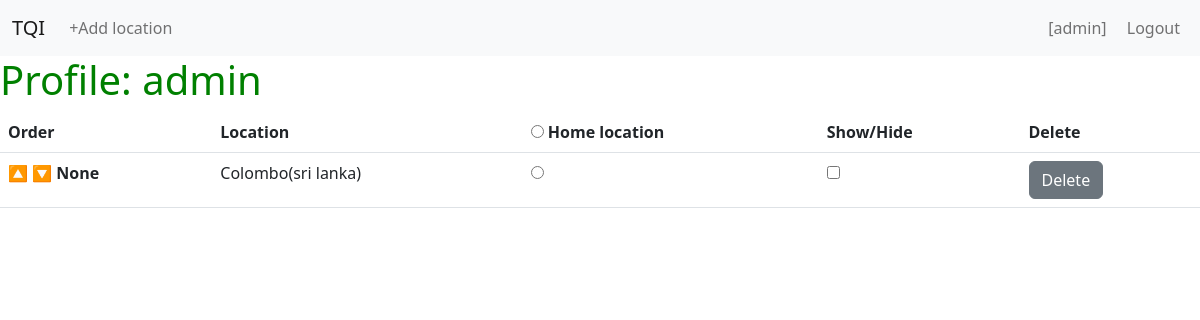
/profile/1 (signed in), run on an earlier commit of the app's database.
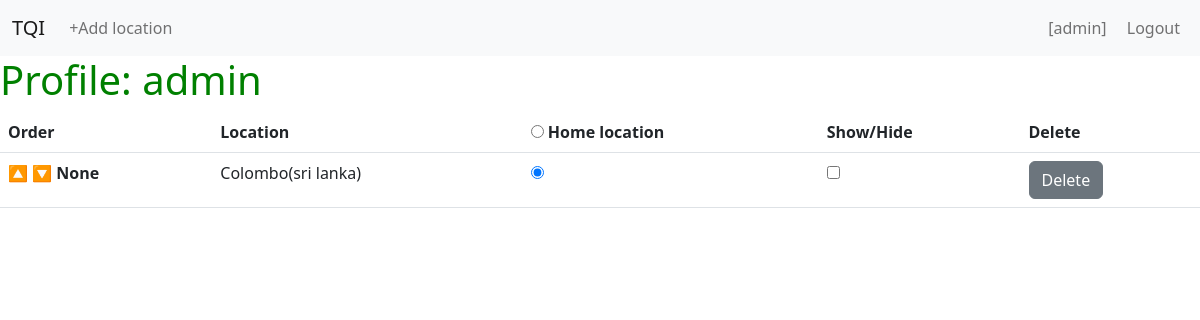
And on a later commit of the database.
### infopage/models.py (models this page shows, shortened)
class User(AbstractUser):
    pass

class Location(models.Model):
    user = models.ForeignKey(User, on_delete=models.CASCADE, related_name="user_locations")
    order = models.PositiveIntegerField()
    country = models.ForeignKey(Country, on_delete=models.CASCADE)
    city = models.ForeignKey(City, on_delete=models.CASCADE)
    is_home = models.BooleanField()
    show_hide = models.BooleanField()

class City(models.Model):
    name = models.CharField(max_length=64)
    latitude = models.DecimalField(max_digits=9, decimal_places=6)
    longitude = models.DecimalField(max_digits=9, decimal_places=6)
    population = models.PositiveIntegerField()
    timezone = models.CharField(max_length=64, blank=True)
    country = models.ForeignKey(Country, on_delete=models.CASCADE)

class Country(models.Model):
    name = models.CharField(max_length=64)
    country_code = models.CharField(max_length=8)
    latitude = models.DecimalField(max_digits=9, decimal_places=6)
    longitude = models.DecimalField(max_digits=9, decimal_places=6)
    population = models.PositiveIntegerField()

### infopage/views.py (the view)
# urls.py: path("profile/<int:user_id>", views.profile, name="profile"),
@login_required
def profile(request, user_id):
    user = User.objects.get(username=request.user)
    locations = user.user_locations.all().order_by("order")
    return render(request, "infopage/profile.html", {
        "locations": locations
    })

### infopage/templates/infopage/profile.html (shortened to what this page needs)
{% extends "infopage/layout.html" %}
{% load static %}
{% block body %}
  <h1>Profile: {{ user.username }}</h1>
  <table class="table table-hover table-responsive" >
    <thead>
      <tr>
        <th>Order</th>
        <th>Location</th>
        <th>
          <input type="radio" name="is_home_radio" id="not_yet_radio">
          <label for="not_yet_radio">Home location</label>
        </th>
        <th>Show/Hide</th>
        <th>Delete</th>
      </tr>
    </thead>
    <tbody id="profile">
      {% for location in locations %}
        <tr>
          <td >
            <button class="order_btn" id="order_up_btn_{{location.id}}" data-order="{{location.order}}" data-direction="up">🔼</button>
            <button class="order_btn" id="order_down_btn_{{location.id}}" data-order="{{location.order}}" data-direction="down">🔽</button>
            <b>{{ location.order }}</b>
          </td>
          <td>{{ location.city.name }}({{ location.country.name }})</td>
          {% if location.is_home %}
            <td>
              <input type="radio" name="is_home_radio" checked>
            </td>
            {% else %}
            <td>
              <input type="radio" name="is_home_radio">
            </td>
          {% endif %}
            <td>
              {% if location.show_hide  %}
                <input id="sh_checkbox_{{location.order}}" type="checkbox" checked>
              {% else %}
                <input id="sh_checkbox_{{location.order}}" type="checkbox">
              {% endif %}
            </td>
          <td><button class="del_btn btn btn-secondary">Delete</button></td>
        </tr>
      {% endfor %}
    </tbody>
  </table>
{% endblock %}

### infopage/templates/infopage/layout.html (shortened to what this page needs)
{% load static %}
<!DOCTYPE html>
<html lang="en">
	<head>
		<link class="nav-item"nk href="https://cdn.jsdelivr.net/npm/bootstrap@5.2.3/dist/css/bootstrap.min.css" rel="stylesheet">
		<link class="nav-item"nk rel="stylesheet" href="{% static 'infopage/style.css' %}">
	</head>
	<body>
		<nav class="navbar navbar-expand-md navbar-light bg-light">
			<div class="container-fluid">
				<div class="navbar-header">
					<a href="{% url 'index' %}" class="navbar-brand">TQI</a>
				</div>
				<div class="collapse navbar-collapse" id="navbarTogglerTQL">
					{% if user.is_authenticated %}
						<ul class="nav navbar-nav justify-content-between w-100">
							<li class="nav-item col-auto">
								<a id="add_location_link" class="nav-link" data-bs-toggle="modal" data-bs-target="#addLocation">+Add location</a>
							</li>
							<div class="col-auto ">
								<li class="nav-item" style="display: inline-block;">
									<a href="{% url 'profile' user.pk %}" class="nav-link">[{{ user.username }}]</a>
								</li>
								<li class="nav-item" style="display: inline-block;">
									<a href="{% url 'logout' %}" class="nav-link">Logout</a>
								</li>
							</div>
						</ul>
					{% endif %}
				</div>
			</div>
		</nav>
		{% block body %}
		{% endblock %}
	</body>
</html>

### infopage/static/infopage/style.css (style rules this page uses)
h1 { color: green; }
a[data-bs-target="#addLocation"] { cursor: pointer; }
.order_btn { border: none; background-color: white; padding: 0; }

What changed in the data, as far as the page shows it:
changed Location "None": is_home False → True (drawn); is_home_radio "☐" → "☑"
